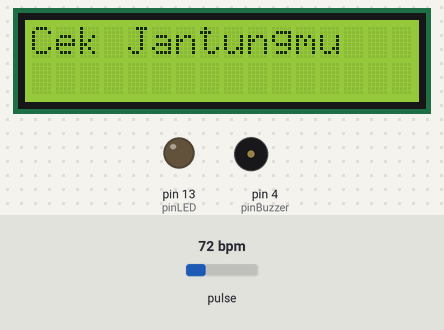
The sketch below on a simulated Arduino Uno, built with avr-gcc and run on an emulated ATmega328P. Shown: 16×2 character LCD, output pins drawn as LEDs (lit = HIGH), buzzer (waves = sounding, pin HIGH). The test bench sets the inputs (shaded band); at power-on: pulse 72 bpm. What the sketch prints to the serial monitor is not drawn.

Above: at 1.2 s.
At 2.2 s:
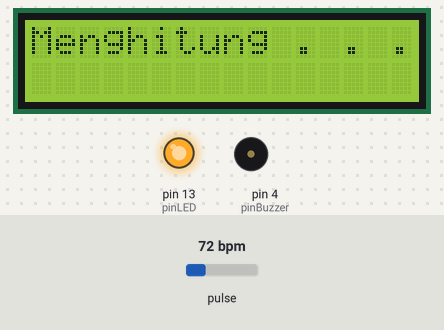
At 8.9 s:
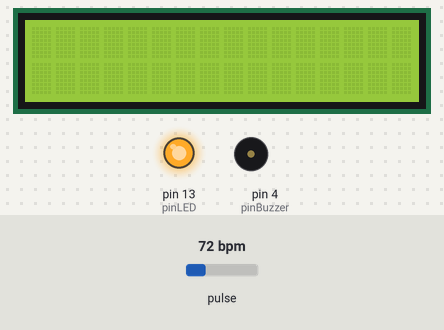
At 11.2 s:
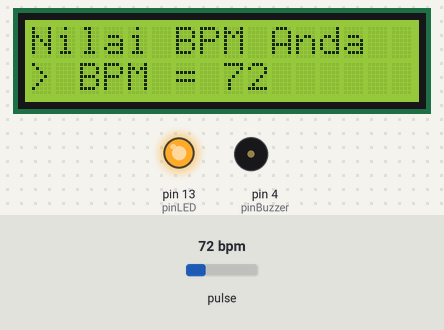
Timing chart, 0 to 34.4 s (numbered marks = the images above):
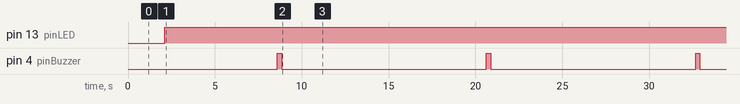

The sketch:

code.ino
```cpp
#define USE_ARDUINO_INTERRUPTS true
#include <Wire.h>
#include <LiquidCrystal_I2C.h>
#include <PulseSensorPlayground.h>
#include <SoftwareSerial.h>

LiquidCrystal_I2C lcd(0x27, 16, 2);
const int PulseWire = 1;
const int pinLED = 13;
const int pinBuzzer = 4;
const int Threshold = 550;
int bpm = 0;

PulseSensorPlayground pulseSensor;
SoftwareSerial BTSerial(10, 11); // RX, TX untuk HC-05

void setup() {
  Serial.begin(9600);
  BTSerial.begin(9600); // Inisialisasi komunikasi serial dengan HC-05
  lcd.begin(16, 2);
  lcd.backlight();
  pulseSensor.analogInput(PulseWire);
  pulseSensor.blinkOnPulse(pinLED);
  pulseSensor.setThreshold(Threshold);
  pinMode(pinBuzzer, OUTPUT);

  if (pulseSensor.begin()) {
    Serial.println("Cek Detak Jantungmu!");
    BTSerial.println("Cek Detak Jantungmu!"); // Kirim pesan ke HC-05
    delay(1000);
    lcd.setCursor(0, 0);
    lcd.print("Cek Jantungmu");
    delay(1000);
    lcd.clear();
  }
}

void loop() {
  bpm = pulseSensor.getBeatsPerMinute();

  if (pulseSensor.sawStartOfBeat()) {
    delay(20);
    for (int i = 11; i >= 0; i--) {
      lcd.setCursor(0, 0);
      lcd.print("Menghitung . . .");
      Serial.println("Menghitung . . . .");
      BTSerial.println("Menghitung . . . ."); // Kirim pesan ke HC-05
      delay(500);
      lcd.clear();
    }
    buzz();
    lcd_tampil();
  }
}

void buzz() {
  if (bpm > 0) {
    digitalWrite(pinBuzzer, HIGH);
    delay(250);
    digitalWrite(pinBuzzer, LOW);
    delay(250);
  }
}

void lcd_tampil() {
  Serial.print("BPM : ");
  Serial.println(bpm);
  BTSerial.print("BPM : ");    // Kirim data BPM ke HC-05
  BTSerial.println(bpm);
  delay(2000);
  lcd.clear();
  lcd.setCursor(0, 0);
  lcd.print("Nilai BPM Anda");
  lcd.setCursor(0, 1);
  lcd.print("> BPM = ");
  lcd.print(bpm);
  delay(3000);
  lcd.clear();
}
```

Measured:
- by itself, pin 13 (pinLED): LOW → HIGH at 2.1 s
- by itself, pin 4 (pinBuzzer): alternates HIGH for 0.25 s and LOW for 11.8 s
- by itself, everything shown: repeats every 12.0 s, in 5 steps
- what the display in image 0 shows lasts 1.0 s, from 1.1 s to 2.1 s
- what the display in image 1 shows lasts 6.4 s, from 2.2 s to 8.6 s
- what the display in image 2 shows lasts 2.5 s, from 8.6 s to 11.1 s
